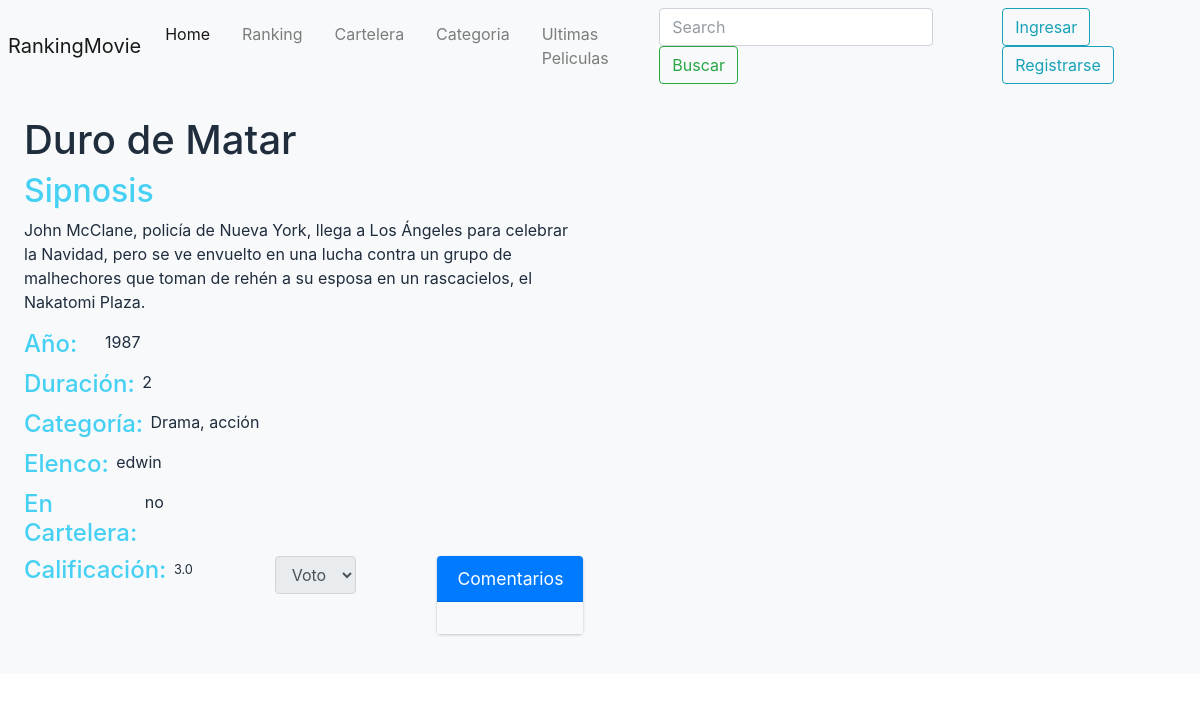
Page /verpelis1/1/ on the committed database.
### app/models.py (models this page shows, shortened)
class Pelicula(models.Model):
    titulo = models.CharField(max_length=200, null=False)
    sinopsis = models.TextField(null=True)
    anio = models.IntegerField(null=True)
    actores=models.TextField(max_length=2000, null=True)
    duracion = models.IntegerField(null=True)
    enCartelera=models.BooleanField(null=False)
    fecha_creacion = models.DateTimeField(auto_now_add=True)
    estado = models.TextField(null=True)
    class Meta:
        app_label = 'app'

### app/views.py (the view)
# urls.py: path('verpelis1/<int:id>/', views.verpeli1, name='verpeli1'),
def verpeli1(request,id):
    peli =Pelicula.objects.get(pk=id)
    promedio= Calificacion.objects.values('pelicula').annotate(average_rating=Avg('valor'))
    contexto = {
      'peli':peli,
      'promedio' : promedio}
    return render(request, "app/verpeli1.html", contexto)

### app/templates/app/verpeli1.html (shortened to what this page needs)
{% extends "app/baseanonimo.html"%}
{% load static %}
{% block contenido %}
<div class="row no-gutters bg-light position-relative">
  <div class="col-md-6 mb-md-0 p-md-4">
    <h1>{{ peli.titulo }}</h1>
        <h2 style="color: rgb(70, 208, 243);">Sipnosis</h2>
        <p>{{ peli.sinopsis }}</p>
        <div class="row">
          <div class="col">
            <h4 style="color: rgb(70, 208, 243);">Año:</h4>
          </div>
          <div>
            <p>{{ peli.anio }}</p>
          </div>
          <div class="col"></div>
          <div class="col"></div>
          <div class="col"></div>
          <div class="col"></div>
          <div class="col"></div>
        </div>
        <div class="row">
          <div class="col">
            <h4 style="color: rgb(70, 208, 243);">Duración:</h4>
          </div>
          <div>
            <p>{{ peli.duracion }}</p>
          </div>
          <div class="col"></div>
          <div class="col"></div>
          <div class="col"></div>
          <div class="col"></div>
          <div class="col"></div>
        </div>
        <div class="row">
          <div class="col">
            <h4 style="color: rgb(70, 208, 243);">Categoría:</h4>
          </div>
          <div>
            <p>Drama, acción</p>
          </div>
          <div class="col"></div>
          <div class="col"></div>
          <div class="col"></div>
          <div class="col"></div>
          <div class="col"></div>
        </div>
        <div class="row">
          <div class="col">
            <h4 style="color: rgb(70, 208, 243);">Elenco:</h4>
          </div>
          <div>
            <p>{{ peli.actores }}</p>
          </div>
          <div class="col"></div>
          <div class="col"></div>
          <div class="col"></div>
          <div class="col"></div>
          <div class="col"></div>
        </div>
        <div class="row">
          <div class="col">
            <h4 style="color: rgb(70, 208, 243);">En Cartelera:</h4>
          </div>
                    <div>
              {%if peli.cartelera == 1%}
                    <p>si</p>
                {%else%}
                    <p>no</p>
              {% endif %}
          </div>
          <div class="col"></div>
          <div class="col"></div>
          <div class="col"></div>
          <div class="col"></div>
          <div class="col"></div>
        </div>
        <div class="row">
          <div class="col">
            <h4 style="color: rgb(70, 208, 243);">Calificación:</h4>
          </div>
          <div>
            <p>
                <small>
                  {% for r in promedio %}
                    {% if r.pelicula == id %}
                              {{ r.average_rating }}
                    {% endif %}
                  {% endfor %}
                </small>
          </td></p>
          </div>
          <div class="col"></div>
          <div class="col"></div>
          <div class="col"></div>
          <div class="col"></div>
          <div class="col"></div>
            <a >
              <select class="form-control" id="exampleFormControlSelect1"disabled>
                <option selected>Voto</option>
              </select>
            </a>
            <div class="col"></div>
          <div class="col"></div>
          <div class="col"></div>
          <div class="col"></div>
          <div class="col"></div>
            <div class="card card-primary">
              <div class="card-header">
                <h3 class="card-title">Comentarios</h3>
              </div>
            <div class="card-footer card-comments">
              <div class="card-comment">
              </div>
            </div>
          </div>
  </div>
</div>
</div>
{% endblock %}

### rows in the picture
Pelicula: titulo "Duro de Matar", sinopsis "John McClane, policía de Nueva York, llega a Los Ángeles para celebrar la Navidad, pero se ve envuelto en una lucha contra un grupo de malhechores que toman de rehén a su esposa en un rascacielos, el Nakatomi Plaza.", anio "1987", duracion "2", actores "edwin"

### other values in the picture
{{ r.average_rating }} "3.0"
